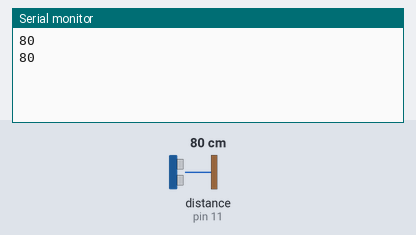
Bench run of a sketch on a simulated Arduino Uno, built with avr-gcc and run on an emulated ATmega328P. Parts: the last lines printed to the serial monitor. Wiring (inferred from the names in the program): ultrasonic range finder: trigger pin 8; echo pin 11. The inputs (shaded band) are chosen by the test bench; at power-on: distance to the obstacle (sensor on pin 11) 80 cm. The echo pulse lasts 58.3 µs per cm.

Above: at 1.8 s.
1.9 s: distance to the obstacle (sensor on pin 11) set to 2 cm
At 2.8 s:
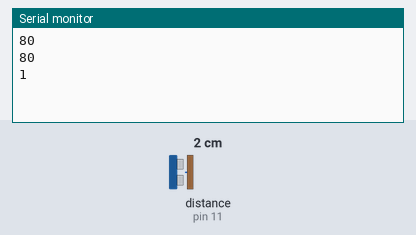
3.4 s: distance to the obstacle (sensor on pin 11) set to 4 cm
At 4.6 s:
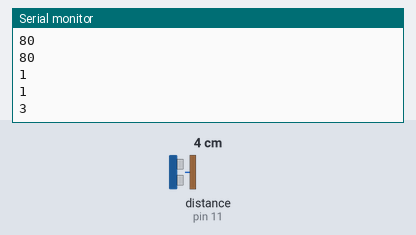
Timing chart, 0 to 6.4 s (numbered marks = the images above; inputs shaded):
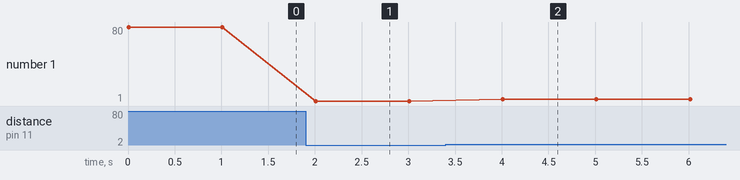

The sketch:

Arduino.ino
```cpp
const int trig = 8; //引脚
const int echo = 11;

int distance; //返回数值

void setup()
{
  Serial.begin(9600); //串口调试

  pinMode(trig, OUTPUT); //针脚输出
  pinMode(echo, INPUT);  //针脚输入
}

void loop()
{
  //向引脚发送10us的高电平
  digitalWrite(trig, LOW);
  delayMicroseconds(2);
  digitalWrite(trig, HIGH);
  delayMicroseconds(10);
  digitalWrite(trig, LOW);

  //测算距离
  distance = (pulseIn(echo, HIGH) / 58.00);

  //串口打印
  Serial.print(distance);
  Serial.println();

  delay(1000);
}
```

Measured:
- after the input at 1.9 s, the serial monitor: prints a new line after 0.11 s (image 1)
- after the input at 3.4 s, the serial monitor: prints a new line after 0.61 s (image 2)
- plotted number 1: 80 → 1 after the input at 1.9 s, 1 → 3 after the input at 3.4 s
